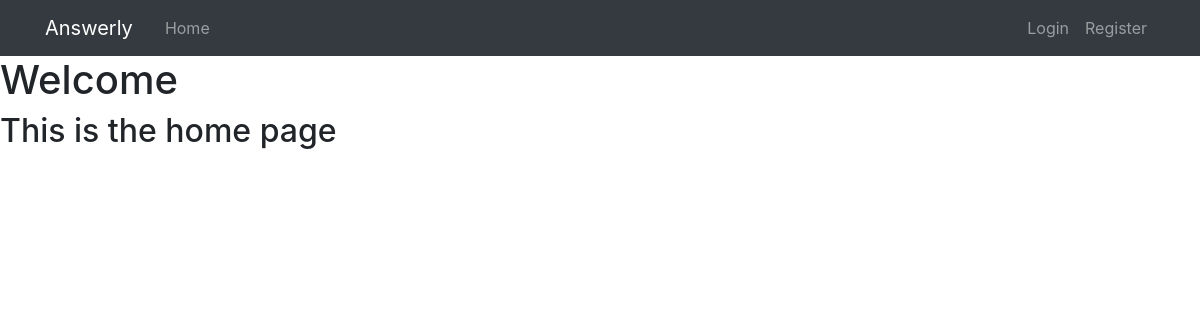
/, run on an earlier commit of the app's database.
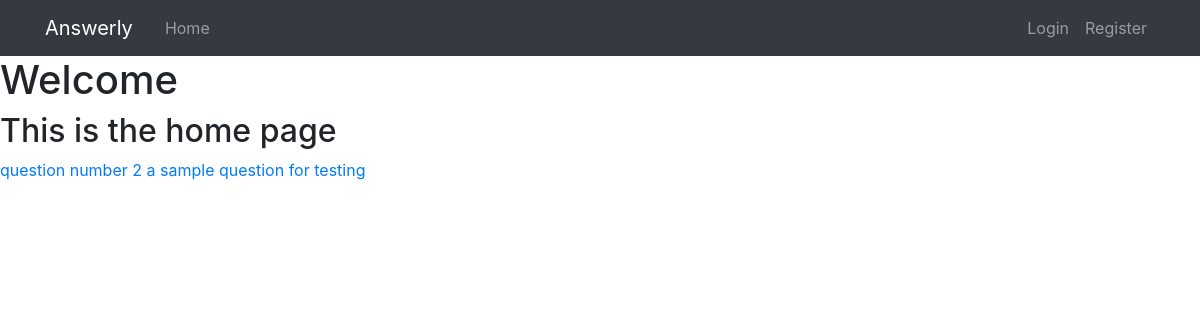
And on a later commit of the database.
### main/models.py (models this page shows, shortened)
class Question(models.Model):
    title = models.CharField('title for question', max_length=150, blank=False)
    content = models.TextField(
        'more information about question', blank=True, default='')
    asked_by = models.ForeignKey(to=get_user_model(), on_delete=models.CASCADE)
    created_at = models.DateTimeField(default=datetime.now, blank=True)
    votes = models.IntegerField('number of votes cast')

### main/views.py (the view)
# urls.py: 2. Add a URL to urlpatterns:  path('', views.home, name='home')
def home(request):
    question_list = Question.objects.order_by('-created_at')[:10]
    return render(request, 'main/home.html', {'question_list': question_list})

### main/templates/main/home.html
{% extends 'main/base.html' %}
{% block content%}
<h1>Welcome</h1>
<h2>This is the home page</h2>
{% for question in question_list %}
<a href="{% url 'main:question_details' question.id %}">{{question.title}}</a>
{% endfor %}
{% endblock content%}

### main/templates/main/base.html (shortened to what this page needs)
<!DOCTYPE html>
<html lang="en">
  <head>
    <link
      rel="stylesheet"
      href="https://stackpath.bootstrapcdn.com/bootstrap/4.4.1/css/bootstrap.min.css"
    />
  </head>
  <body>
    <header class="site-header">
    <nav class="navbar navbar-expand-md navbar-dark bg-dark" style="background-color: #e3f2fd;">
        <div class="container">
          <a class="navbar-brand mr-4" href="{% url 'main:home' %}">Answerly</a>
          <div class="collapse navbar-collapse" id="navbarToggle">
              <div class="navbar-nav mr-auto">
                <a class="nav-item nav-link" href="{% url 'main:home' %}">Home</a>
              </div>
              <div class="navbar-nav">
                {% if user.is_authenticated %}
                  <a class="nav-item nav-link" href="{% url 'logout' %}">Logout</a>
                {% else %}
                  <a class="nav-item nav-link" href="{% url 'login' %}">Login</a>
                  <a class="nav-item nav-link" href="{% url 'register' %}">Register</a>
                {% endif %}
              </div>
          </div>
        </div>
    </nav>
    </header>
      {% block content%}
      {% endblock content%}
  </body>
</html>
</html>

What changed in the data, as far as the page shows it:
added Question: title "question number 2"
added Question: title "a sample question for testing"
